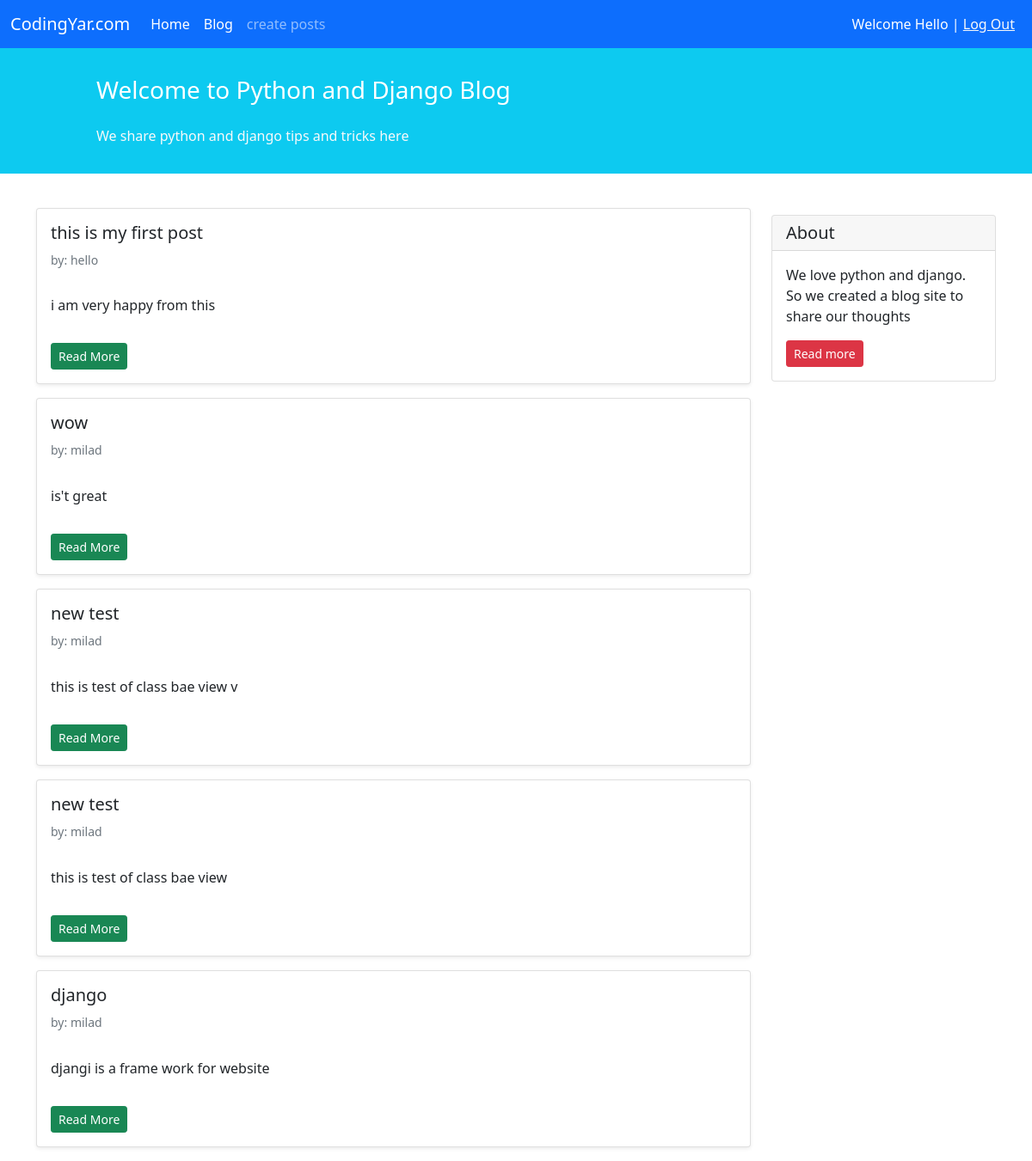
Screenshot of /blog/ (signed in) with the database file from the repository.
### blog/models.py (models this page shows, shortened)
class Post(models.Model):
    STATUS_CHOICES = (
        ('pub', 'Published'),
        ('drf', 'Draft'),
    ) #! be sorate tople baraye dadan be status
    title = models.CharField(max_length=100)
    text = models.TextField()
    author = models.ForeignKey('auth.User', on_delete=models.CASCADE)
    datetime_created = models.DateTimeField(auto_now_add=True)#! neshon dahande zamane sakht post
    datetime_modified = models.DateTimeField(auto_now=True) #! neshon dahande zamanr virayeshe post
    status = models.CharField(choices=STATUS_CHOICES, max_length=3)

### blog/views.py (the view)
# urls.py: path('', views.PostListView.as_view(), name='posts_list'),#! ya class base view mesle in(1)
class PostListView(generic.ListView):
    template_name = 'blog/posts_list.html'
    context_object_name = 'posts_list'
    def get_queryset(self):
       return Post.objects.filter(status='pub').order_by('-datetime_modified')

### blog/templates/blog/posts_list.html (shortened to what this page needs)
{% extends '_base.html' %}
{% block content %}
<div class="container mt-4">
    <div class="row">
        <div class="col-9">
            {% for post in posts_list %}
            <div class="card shadow-sm my-3">
                <div class="card-body">
                    <h5 class="card-title">{{post.title}}</h5>
                    <h6 class="card-subtitle mb-2 text-muted small py-2"> by: {{post.author}} </h6>
                    <p class="card-text py-3">
                        {{post.text}}
                    </p>
                    <div>
                        <a href="{% url 'post_detail' post.id %}" class="btn btn-sm btn-success">Read More </a>
                    </div>
                </div>
            </div>
            {% endfor %}
        </div>
        <div class="col-3">
            <div class="card my-4">
                <h5 class="card-header">About</h5>
                <div class="card-body">
                    <p class="card-text">We love python and django. So we created a blog site to share our
                        thoughts</p>
                    <a href="#" class="btn btn-sm btn-danger">Read more</a>
                </div>
            </div>
        </div>
    </div>
</div>
{% endblock content %}

### templates/_base.html (shortened to what this page needs)
<!doctype html>
<html lang="en">
<head>
    <link href="https://cdn.jsdelivr.net/npm/bootstrap@5.1.3/dist/css/bootstrap.min.css" rel="stylesheet"
>
</head>
<body>
<nav class="navbar navbar-expand-lg navbar-dark bg-primary">
    <div class="container-fluid">
        <a class="navbar-brand" href="#">CodingYar.com</a>
        <div class="collapse navbar-collapse" id="navbarNavAltMarkup">
            <div class="navbar-nav">
                <a class="nav-link active" aria-current="page" href="{% url 'posts_list' %}">Home</a>
                <a class="nav-link active" href="{% url 'posts_list' %}">Blog</a>
                <a class="nav-link" href="{% url 'post_create' %}">create posts</a>
            </div>
        </div>
        <div class="mx-2 text-white">
            {% if user.is_authenticated %}
                Welcome {{ user.username.capitalize }} | <a href="{% url 'logout' %}" class="text-light"> Log Out </a>
            {% else %}
                <a href="{% url 'login' %}" class="text-light"> Log In </a> | <a href="{% url 'signup' %}" class="text-light"> Sign Up </a>
            {% endif %}
        </div>
    </div>
</nav>
<div class=" container-fluid bg-info">
            <div class="row py-3">
                <div class="col-md-8 col-md-10 mx-auto">
                    <h3 class="my-4 mt-3 text-white">Welcome to Python and Django Blog</h3>
                    <p class="text-light">We share python and django tips and tricks here</p>
                </div>
            </div>
        </div>
        {% block content %}
        {% endblock content %}
</body>
</html>

### rows the page displays
Post: title "this is my first post", author "hello", text "i am very happy from this"
Post: title "wow", author "milad", text "is't great"
Post: title "new test", author "milad", text "this is test of class bae view v"
Post: title "new test", author "milad", text "this is test of class bae view"
Post: title "django", author "milad", text "djangi is a frame work for website"

### other values shown
{{ user.username.capitalize }} "Hello"
